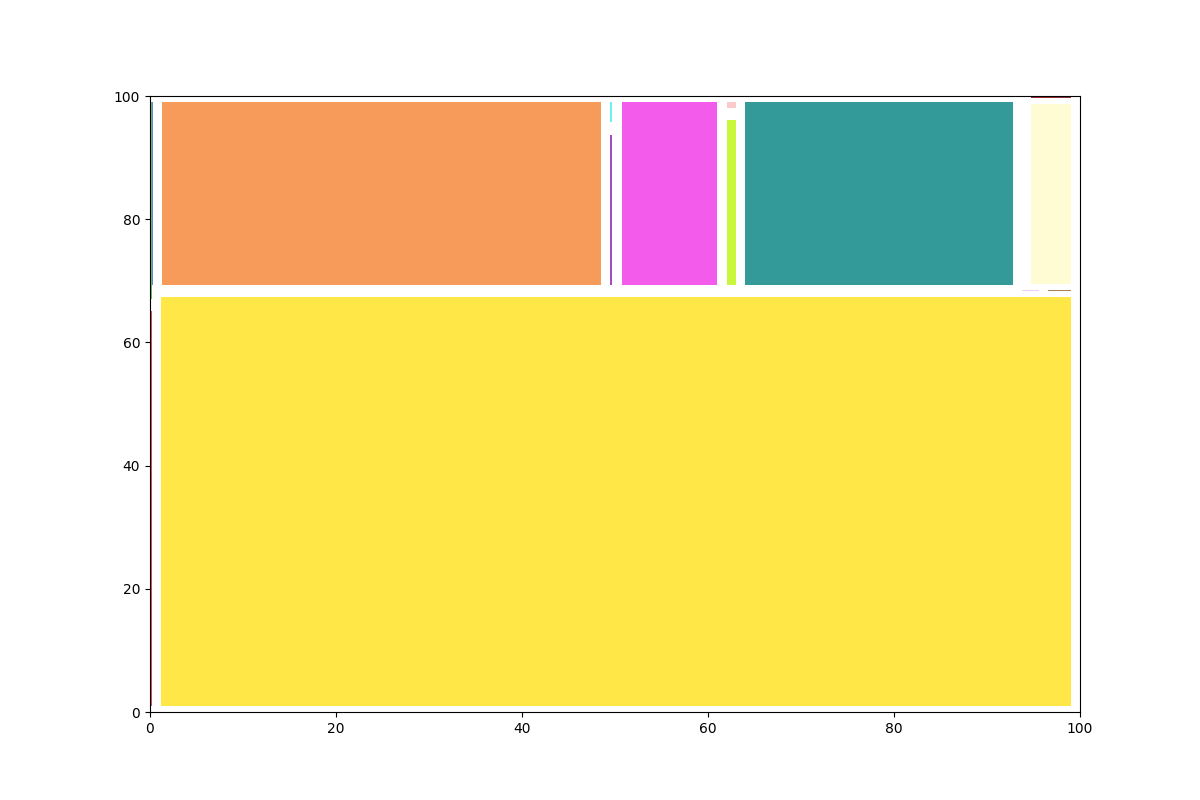

Recreate this plot in Python.
import matplotlib.pyplot as plt
import squarify

# Prepare data for the tree map
sizes = [7800, 4000, 3500000, 1200, 800000, 3000, 600, 200000, 15000, 1500, 500000, 100, 250, 100000, 1200]

# Define a new set of colors
new_colors = ['#e6194B', '#3cb44b', '#ffe119', '#4363d8', '#f58231', 
              '#911eb4', '#46f0f0', '#f032e6', '#bcf60c', '#fabebe', 
              '#008080', '#e6beff', '#9a6324', '#fffac8', '#800000']

# Create the tree map with new colors
plt.figure(figsize=(12, 8))
squarify.plot(sizes=sizes, color=new_colors, alpha=0.8, pad=3)

# Show the tree map
plt.show()
